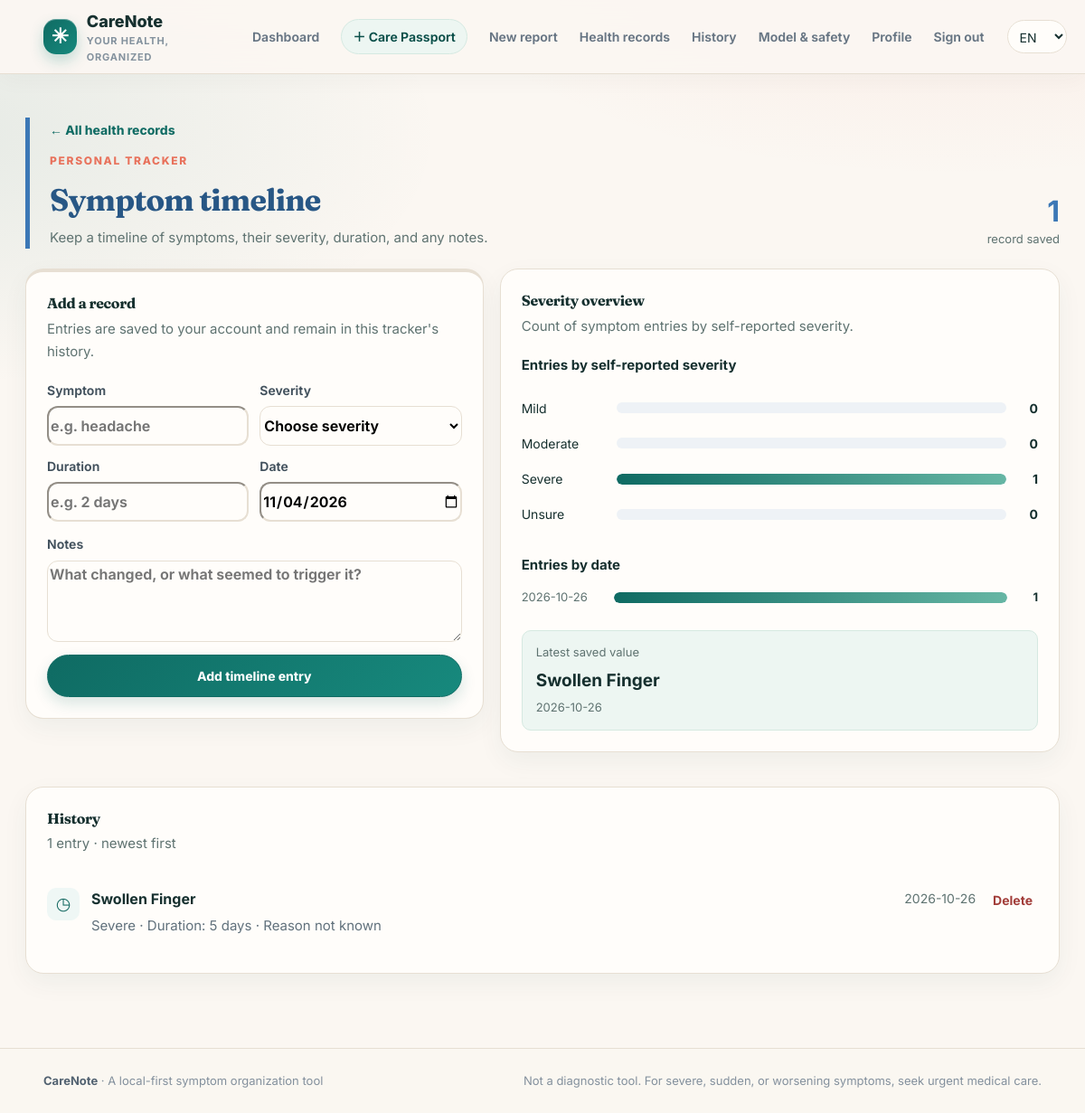
The app's page /health-records/symptoms (signed in), older data.
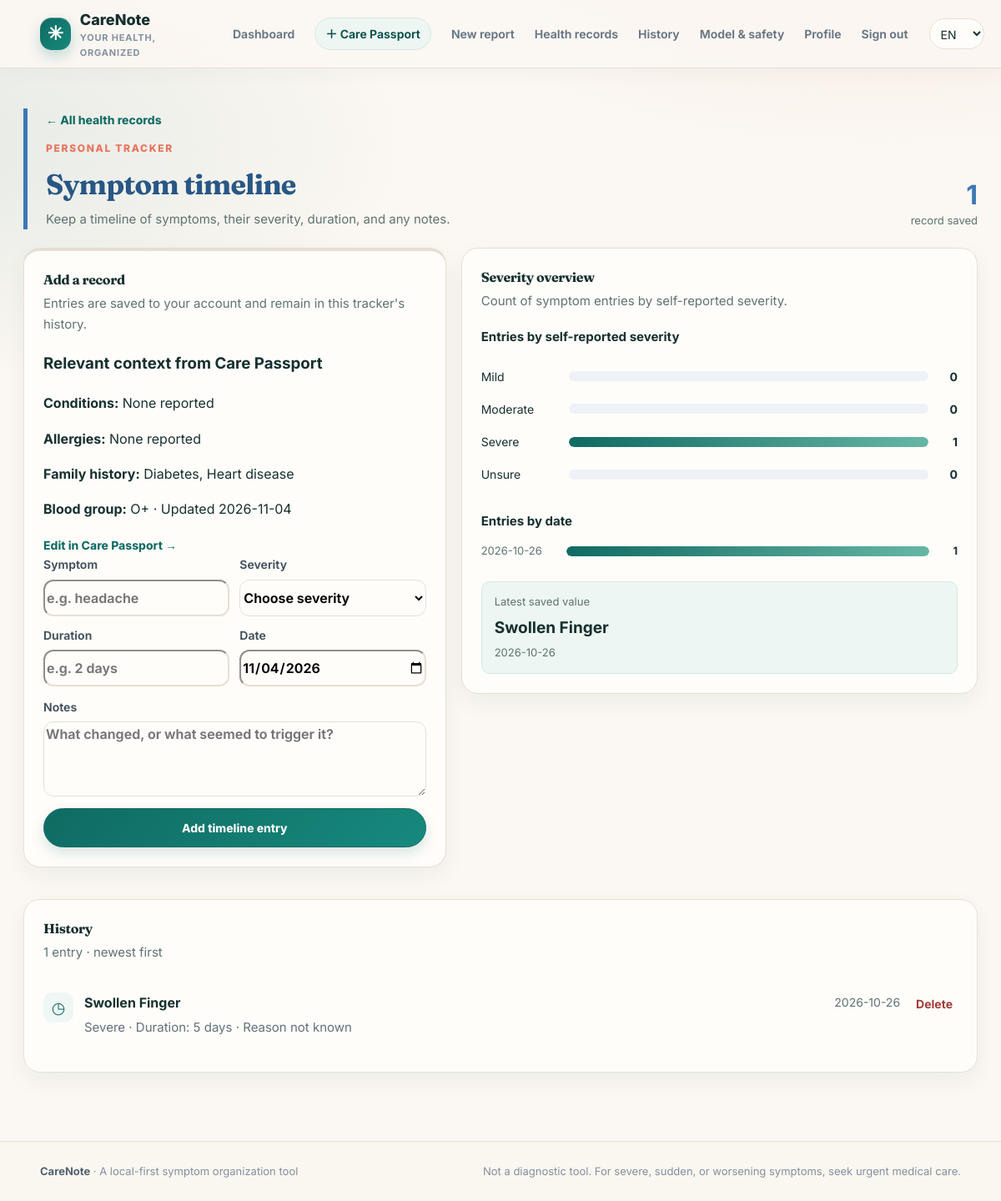
The same page, newer data.
### tables this page shows
CREATE TABLE health_entries (
                id INTEGER PRIMARY KEY AUTOINCREMENT, user_id INTEGER NOT NULL,
                entry_type TEXT NOT NULL, entry_json TEXT NOT NULL, recorded_at TEXT NOT NULL,
                FOREIGN KEY(user_id) REFERENCES users(id) ON DELETE CASCADE);

CREATE TABLE health_profiles (
                user_id INTEGER PRIMARY KEY, profile_json TEXT, status TEXT NOT NULL DEFAULT 'pending',
                updated_at TEXT NOT NULL,
                FOREIGN KEY(user_id) REFERENCES users(id) ON DELETE CASCADE);

### app.py (the view, shortened to what this page needs)
    @app.route("/health-records/<section>", methods=["GET", "POST"])
    @login_required
    def health_record_detail(section):
        if section not in HEALTH_SECTIONS: abort(404)
        cfg = HEALTH_SECTIONS[section]
        all_entries = load_health_entries(g.user["id"])
        entries = [item for item in all_entries if section_matches(section, item)]
        entries.sort(key=lambda item: (item.get("date") or item["recorded_at"][:10], item["recorded_at"]))
        profile_record = load_health_profile_record(g.user["id"])
        passport_profile = profile_record["profile"] if profile_record else None
        passport_bmi = passport_tracker_value("bmi", profile_record)
        passport_medications = passport_profile.get("medications", []) if passport_profile else []
        passport_has_medication_status = bool(
            passport_profile and (passport_medications or passport_profile.get("no_medications"))
        )
        numeric_key = {"bmi": "bmi", "blood-pressure": "systolic", "temperature": "value", "pulse": "bpm"}.get(section)
        graph_points = []
        graph_points_secondary = []
        severity_counts = []
        if section == "symptoms":
            severity_counts = [{"label": label, "count": sum(1 for item in entries if item.get("severity") == label)} for label in ("Mild", "Moderate", "Severe", "Unsure")]
        activity_counts = []
        if section in {"symptoms", "medications", "appointments"}:
            grouped = Counter((item.get("date") or item["recorded_at"][:10]) for item in entries)
            activity_counts = [{"date": day, "count": count} for day, count in sorted(grouped.items())[-8:]]
        activity_max = max([row["count"] for row in activity_counts], default=1)
        latest = entries[-1] if entries else None
        latest_value = health_display_value(section, latest) if latest else None
        latest_source = ""
        passport_value = passport_tracker_value(section, profile_record)
        if passport_value_is_newest(passport_value, entries):
            latest = {"date": passport_value["date"], "recorded_at": passport_value["recorded_at"]}
            latest_value = passport_value["value"]
            latest_source = passport_value["source"]
        return render_template("health_record_detail.html", title=cfg["title"], section=section, config=cfg, entries=list(reversed(entries[-100:])), today=datetime.now(timezone.utc).date().isoformat(), graph_points=graph_points, graph_polyline=" ".join(point["coords"] for point in graph_points), graph_points_secondary=graph_points_secondary, graph_polyline_secondary=" ".join(point["coords"] for point in graph_points_secondary), severity_counts=severity_counts, activity_counts=activity_counts, activity_max=activity_max, latest=latest, latest_value=latest_value, latest_source=latest_source, total=len(entries), passport_profile=passport_profile, passport_record=profile_record, passport_bmi=passport_bmi, passport_medications=passport_medications, passport_has_medication_status=passport_has_medication_status)

### templates/health_record_detail.html (shortened to what this page needs)
{% extends 'base.html' %}
{% block content %}
<section class="page-heading compact health-detail-heading tool-{{ config.accent }}"><div><a class="text-link" href="{{ url_for('health_records_page') }}">← All health records</a><div class="eyebrow">PERSONAL TRACKER</div><h1>{{ config.title }}</h1><p>{% if section=='bmi' %}Log dated height and weight measurements. BMI is a screening measure, not a diagnosis.{% elif section=='blood-pressure' %}Save each reading with its date and review systolic and diastolic trends.{% elif section=='temperature' %}Record temperatures in Celsius or Fahrenheit. The conversion is for reference only.{% elif section=='pulse' %}Keep a dated record of heart rate in beats per minute.{% elif section=='symptoms' %}Keep a timeline of symptoms, their severity, duration, and any notes.{% elif section=='medications' %}Document medications and the instructions you have been given. CareNote does not recommend medication or dosage.{% else %}Write down questions and topics you want to discuss with your clinician.{% endif %}</p></div><div class="health-detail-stat"><strong>{{ total }}</strong><span>{{ 'record' if total==1 else 'records' }} saved</span></div></section>
<div class="health-detail-layout">
<section class="panel health-detail-form tool-{{ config.accent }}"><div class="panel-heading"><div><h2>Add a record</h2><p>Entries are saved to your account and remain in this tracker's history.</p></div></div>
{% if section=='bmi' and passport_bmi %}<div class="passport-sync-card"><h3>Current measurements from Care Passport</h3><strong>{{ passport_bmi.value }}</strong><p>Height: {{ passport_profile.height_cm }} cm · Weight: {{ passport_profile.weight_kg }} kg · Updated {{ passport_record.updated_at[:10] }}</p><a class="text-link" href="{{ url_for('onboarding') }}">Edit in Care Passport →</a></div>{% elif section in ['symptoms','appointments'] and passport_profile %}<div class="passport-sync-card"><h3>Relevant context from Care Passport</h3><p><strong>Conditions:</strong> {{ passport_profile.conditions_all|join(', ') if passport_profile.conditions_all else ('None reported' if passport_profile.no_conditions else 'Not added') }}</p><p><strong>Allergies:</strong> {{ passport_profile.allergies or ('None reported' if passport_profile.no_allergies else 'Not added') }}</p><p><strong>Family history:</strong> {{ passport_profile.family_history|join(', ') if passport_profile.family_history else 'Not added' }}</p><p><strong>Blood group:</strong> {{ passport_profile.blood_group or 'Not added' }} · Updated {{ passport_record.updated_at[:10] }}</p><a class="text-link" href="{{ url_for('onboarding') }}">Edit in Care Passport →</a></div>{% endif %}
{% if section in ['bmi','blood-pressure','temperature','pulse'] %}
<form method="post" action="{{ url_for('health_record_detail',section=section) }}" class="health-log-form"><input type="hidden" name="csrf_token" value="{{ csrf_token() }}"><input type="hidden" name="entry_type" value="measurement">
{% if section=='bmi' %}<div class="health-field-grid"><label>Height (cm)<input required type="number" name="height_cm" min="50" max="250" step="0.1" value="{{ passport_profile.height_cm if passport_profile and passport_profile.height_cm else '' }}" placeholder="e.g. 170"></label><label>Weight (kg)<input required type="number" name="weight_kg" min="2" max="500" step="0.1" value="{{ passport_profile.weight_kg if passport_profile and passport_profile.weight_kg else '' }}" placeholder="e.g. 68.5"></label><label>Measurement date<input type="date" name="date" value="{{ today }}" required></label></div><p class="field-help">Adult BMI categories are not intended for children and teenagers.</p>
{% elif section=='blood-pressure' %}<div class="health-field-grid"><label>Systolic (mmHg)<input required type="number" name="systolic" min="40" max="300" placeholder="e.g. 120"></label><label>Diastolic (mmHg)<input required type="number" name="diastolic" min="20" max="200" placeholder="e.g. 80"></label><label>Reading date<input type="date" name="date" value="{{ today }}" required></label></div><p class="field-help">A single reading is not enough to diagnose a blood-pressure condition.</p>
{% elif section=='temperature' %}<div class="health-field-grid"><label>Temperature<input required id="health-temp-value" type="number" name="temperature_value" min="25" max="122" step="0.1" placeholder="e.g. 37"></label><label>Unit<select name="temperature_unit" id="health-temp-unit"><option value="C">°C Celsius</option><option value="F">°F Fahrenheit</option></select></label><label>Reading date<input type="date" name="date" value="{{ today }}" required></label></div><p class="temperature-conversion" id="health-temp-conversion" aria-live="polite">Enter a value to see the conversion.</p>
{% else %}<div class="health-field-grid"><label>Heart rate (BPM)<input required type="number" name="bpm" min="20" max="300" placeholder="e.g. 72"></label><label>Reading date<input type="date" name="date" value="{{ today }}" required></label></div>{% endif %}
<button class="button" type="submit">Save {{ config.title|lower }}</button></form>
{% elif section=='symptoms' %}<form method="post" action="{{ url_for('health_record_detail',section=section) }}" class="health-log-form"><input type="hidden" name="csrf_token" value="{{ csrf_token() }}"><input type="hidden" name="entry_type" value="symptom"><div class="health-field-grid"><label>Symptom<input required name="symptom_name" maxlength="120" placeholder="e.g. headache"></label><label>Severity<select name="symptom_severity" required><option value="">Choose severity</option><option>Mild</option><option>Moderate</option><option>Severe</option><option>Unsure</option></select></label><label>Duration<input required name="symptom_duration" maxlength="100" placeholder="e.g. 2 days"></label><label>Date<input type="date" name="date" value="{{ today }}" required></label></div><label>Notes<textarea name="notes" rows="3" maxlength="600" placeholder="What changed, or what seemed to trigger it?"></textarea></label><button class="button" type="submit">Add timeline entry</button></form>
{% endif %}
</section>
<section class="panel health-trend-panel"><div class="panel-heading"><div><h2>{% if section in ['bmi','blood-pressure','temperature','pulse'] %}Measurement trend{% elif section=='symptoms' %}Severity overview{% elif section=='medications' %}Medication history{% else %}Appointment history{% endif %}</h2><p>{% if section in ['bmi','blood-pressure','temperature','pulse'] %}A visual summary of your saved readings, newest entries included.{% elif section=='symptoms' %}Count of symptom entries by self-reported severity.{% else %}Your saved entries, ordered by date.{% endif %}</p></div></div>
{% if section=='symptoms' and severity_counts %}<h3 class="health-graph-subtitle">Entries by self-reported severity</h3><div class="severity-graph">{% for row in severity_counts %}<div class="severity-graph-row"><span>{{ row.label }}</span><div class="severity-graph-track"><span style="width: {{ (row.count / (total or 1) * 100)|int }}%"></span></div><strong>{{ row.count }}</strong></div>{% endfor %}</div>{% endif %}
{% if activity_counts %}<h3 class="health-graph-subtitle">Entries by date</h3><div class="activity-graph">{% for row in activity_counts %}<div class="activity-graph-row"><span>{{ row.date }}</span><div class="severity-graph-track"><span style="width: {{ (row.count / activity_max * 100)|int }}%"></span></div><strong>{{ row.count }}</strong></div>{% endfor %}</div>{% endif %}
{% if latest %}<div class="health-latest-callout"><span>{% if latest_source %}Current value from {{ latest_source }}{% else %}Latest saved value{% endif %}</span><strong>{{ latest_value }}</strong><small>{{ latest.date or latest.recorded_at[:10] }}</small></div>{% endif %}
</section>
</div>
<section class="panel health-log-history"><div class="panel-heading"><div><h2>History</h2><p>{{ total }} {{ 'entry' if total==1 else 'entries' }} · newest first</p></div></div>
{% if entries %}<div class="health-log-list">{% for entry in entries %}<article class="health-log-row"><div class="health-log-badge">{% if section=='bmi' %}↗{% elif section=='blood-pressure' %}♡{% elif section=='temperature' %}℃{% elif section=='pulse' %}♥{% elif section=='symptoms' %}◷{% elif section=='medications' %}▤{% else %}✎{% endif %}</div><div class="health-log-content"><div class="health-log-row-top"><strong>{% if section=='bmi' %}BMI {{ entry.bmi }} · {{ entry.category }}{% elif section=='blood-pressure' %}{{ entry.systolic|int }}/{{ entry.diastolic|int }} mmHg{% elif section=='temperature' %}{{ entry.value }} °{{ entry.unit }}{% if entry.unit=='C' %} ({{ ((entry.value|float * 9 / 5) + 32)|round(1) }} °F){% else %} ({{ (((entry.value|float - 32) * 5 / 9))|round(1) }} °C){% endif %}{% elif section=='pulse' %}{{ entry.bpm|int }} BPM{% elif section=='symptoms' %}{{ entry.symptom }}{% elif section=='medications' %}{{ entry.name }}{% else %}Appointment questions{% endif %}</strong><span>{{ entry.date or entry.recorded_at[:10] }}</span></div>{% if section=='bmi' %}<p>Height: {{ entry.height_cm }} cm · Weight: {{ entry.weight_kg }} kg</p>{% elif section=='symptoms' %}<p>{{ entry.severity }} · Duration: {{ entry.duration }}{% if entry.notes %} · {{ entry.notes }}{% endif %}</p>{% elif section=='medications' %}<p>Dosage: {{ entry.dosage or 'Not entered' }} · Schedule: {{ entry.schedule or 'Not entered' }}</p>{% elif section=='appointments' %}<p class="saved-question-text">{{ entry.questions }}</p>{% endif %}</div><form method="post" action="{{ url_for('delete_health_entry',entry_id=entry.id) }}"><input type="hidden" name="csrf_token" value="{{ csrf_token() }}"><button class="text-button delete-log-button" type="submit" data-confirm="Delete this health record?">Delete</button></form></article>{% endfor %}</div>{% else %}<div class="empty-state"><h3>No records saved yet</h3><p>Your new entries will appear here, with their dates and details.</p></div>{% endif %}</section>
{% endblock %}

### templates/base.html (shortened to what this page needs)
<!doctype html>
<html lang="{{ language }}">
<head>
  <link rel="stylesheet" href="{{ url_for('static', filename='style.css') }}">
  <link rel="stylesheet" href="{{ url_for('static', filename='theme.css') }}">
</head>
<body>
<header class="topbar"><a class="brand" href="{{ url_for('landing') }}"><span class="brand-mark">✳</span><span>CareNote<small>YOUR HEALTH, ORGANIZED</small></span></a>
<nav class="nav">
{% if current_user %}<a href="{{ url_for('dashboard') }}" data-i18n="dashboard">Dashboard</a><a class="nav-passport" href="{{ url_for('onboarding') }}">＋ Care Passport</a><a href="{{ url_for('new_report') }}" data-i18n="newReport">New report</a><a href="{{ url_for('health_records_page') }}">Health records</a><a href="{{ url_for('report_history') }}" data-i18n="history">History</a><a href="{{ url_for('about_model') }}" data-i18n="model">Model & safety</a><a href="{{ url_for('profile') }}" data-i18n="profile">Profile</a><form method="post" action="{{ url_for('logout') }}" class="inline-form"><input type="hidden" name="csrf_token" value="{{ csrf_token() }}"><button class="nav-button" data-i18n="signOut">Sign out</button></form>
{% else %}<a href="{{ url_for('about_model') }}" data-i18n="model">Model & safety</a><a href="{{ url_for('login') }}" data-i18n="signIn">Sign in</a><a class="button button-small" href="{{ url_for('register') }}" data-i18n="getStarted">Get started</a>{% endif %}
</nav><form method="post" action="{{ url_for('set_language') }}" class="language-form"><select id="language" name="language"><option value="en" {% if language=='en' %}selected{% endif %}>EN</option></select></form></header>
<main class="page-shell">
{% block content %}{% endblock %}
</main>
<footer class="footer"><div><strong>CareNote</strong><span> · A local-first symptom organization tool</span></div><p>Not a diagnostic tool. For severe, sudden, or worsening symptoms, seek urgent medical care.</p></footer>
</body></html>

Row changes from the older to the newer data that the page shows:
added health_profiles: updated_at "2026-11-04"
Text that changed along with them:
{{ passport_profile.blood_group or 'Not added' }}: (not shown) → "O+"
text now shown: "Relevant context from Care Passport Conditions: None reported Allergies: None reported Family history: Diabetes, Heart disease Blood group: · Updated Edit in Care Passport →"
